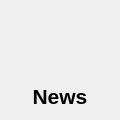
<?xml version="1.0" encoding="UTF-8"?>
<ui version="4.0">
 <class>NewsQRDialog</class>
 <widget class="QDialog" name="NewsQRDialog">
  <property name="geometry">
   <rect>
    <x>0</x>
    <y>0</y>
    <width>120</width>
    <height>120</height>
   </rect>
  </property>
  <property name="windowTitle">
   <string>News Type QR</string>
  </property>
  <layout class="QVBoxLayout" name="verticalLayout">
   <item>
    <widget class="QLabel" name="image">
     <property name="text">
      <string/>
     </property>
    </widget>
   </item>
   <item>
    <widget class="QLabel" name="label">
     <property name="sizePolicy">
      <sizepolicy hsizetype="Preferred" vsizetype="Maximum">
       <horstretch>0</horstretch>
       <verstretch>0</verstretch>
      </sizepolicy>
     </property>
     <property name="font">
      <font>
       <pointsize>16</pointsize>
       <weight>75</weight>
       <bold>true</bold>
      </font>
     </property>
     <property name="text">
      <string>News</string>
     </property>
     <property name="alignment">
      <set>Qt::AlignCenter</set>
     </property>
    </widget>
   </item>
  </layout>
 </widget>
 <resources/>
 <connections/>
</ui>
